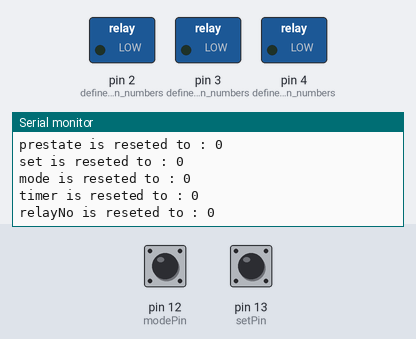
Simulated run of this sketch. Board: Arduino Uno, built with avr-gcc and run on an emulated ATmega328P. On the bench: switched loads named in the sketch (green lamp = pin HIGH), the last lines printed to the serial monitor. The inputs (shaded band) are chosen by the test bench; at power-on: pin 12 (modePin) LOW, pin 13 (setPin) LOW. Pins used as bus, display or sensor lines are not drawn.

Above: at 1.2 s.
1.3 s: pin 12 (modePin) pulled HIGH for 0.15 s
At 2.5 s:
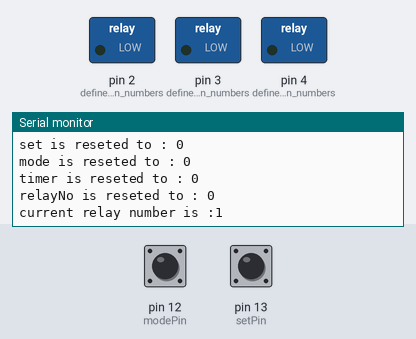
2.9 s: pin 13 (setPin) pulled HIGH for 0.15 s
At 3.6 s:
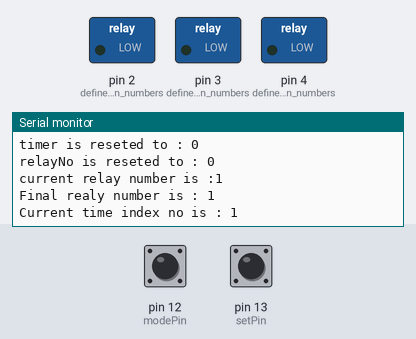
4.5 s: pin 12 (modePin) pulled HIGH for 1 s
At 4.9 s:
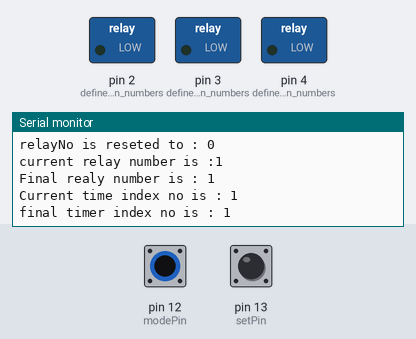

Measured:
- after the input at 1.3 s, the serial monitor: prints a new line at once (image 1)
- after the input at 2.9 s, the serial monitor: prints a new line at once (image 2)
- after the input at 4.5 s, the serial monitor: prints a new line at once (image 3)

The sketch:

Timer_Relay.ino
```cpp
#define setPin 13
#define modePin 12

byte prestate=0;
byte set=0;
byte mode=0;
byte timer=0;
byte relayNo=0;

void setup()
{
  pinMode(4,OUTPUT);//define relay pin numbers ranging from 1-4 (1)
  pinMode(3,OUTPUT);//define relay pin numbers ranging from 1-4 (2)
  pinMode(2,OUTPUT);//define relay pin numbers ranging from 1-4 (3)
  pinMode(1,OUTPUT);//define relay pin numbers ranging from 1-4 (4)

  pinMode(setPin,INPUT);
  pinMode(modePin,INPUT);
  Serial.begin(9600);
}
void loop()
{
  ResetVal();
  RelaySetter();
  TimeSetter();
  RelayWorker();
  ResetVal();
}

//reset varaibles to initial position
void ResetVal()
{
  // reset prestate to '0'
  prestate =0;
  Serial.print("prestate is reseted to : ");
  Serial.println(prestate);
  Serial.println();

  // reset set to '0'
  set=0;
  Serial.print("set is reseted to : ");
  Serial.println(set);
  Serial.println();

  // reset mode to '0'
  mode =0;
  Serial.print("mode is reseted to : ");
  Serial.println(mode);
  Serial.println();

  // reset timer to '0'
  timer=0;
  Serial.print("timer is reseted to : ");
  Serial.println(timer);
  Serial.println();

  // reset relayNo to '0'
  relayNo=0;
  Serial.print("relayNo is reseted to : ");
  Serial.println(relayNo);
  Serial.println();
}

//operates relay for specific interval
void RelayWorker()
{
  switch(timer)
  {

    // Perform relay operation for 10sec interval
    case 1:
    {
      digitalWrite(relayNo,HIGH);
      for(int t=1;t<=1800;t++)
      {
        delay(1000);
      }
      digitalWrite(relayNo,LOW);
      break;
    }

    //perform relay operation of 30sec interval
    case 2:
    {
      digitalWrite(relayNo,HIGH);
      for(int t=1;t<=3600;t++)
      {
        Serial.println();
        Serial.print("current second is ");
        Serial.print(t);
        delay(1000);
      }
      digitalWrite(relayNo,LOW);
      break;
    }

    //perform relay operation of 30sec interval
    case 3:
    {
      digitalWrite(relayNo,HIGH);
      for(int t=1;t<=5400;t++)
      {
        Serial.println();
        Serial.print("current second is ");
        Serial.print(t);
        delay(1000);
      }
      digitalWrite(relayNo,LOW);
      break;
    }

    //perform relay operation of 30sec interval
     case 4:
    {
      digitalWrite(relayNo,HIGH);
      for(int t=1;t<=7200;t++)
      {
        Serial.println();
        Serial.print("current second is ");
        Serial.print(t);
        delay(1000);
      }
      digitalWrite(relayNo,LOW);
      break;
    }
    default:
    {
      Serial.println("select time duration of the relay operation ");
      Serial.println();
    }
  }
  Serial.println();
}


//set timer index number using set button and pressing mode button it continues to next stage
void TimeSetter()
{
  while(mode!=HIGH)
  {
    mode=digitalRead(modePin);
    set=digitalRead(setPin);
    if(set==HIGH && prestate==0)
    {
      timer++;
      prestate++;
      Serial.print("Current time index no is : ");
      Serial.println(timer);
      Serial.println();
      delay(100);
      if(timer>4)
      {
        timer=1;
      }
    }
    else if(set==LOW)
    {
      prestate=0;
    }
  }
  Serial.print("final timer index no is : ");
  Serial.println(timer);
  Serial.println();
}


//selecting relay number by using mode button for relay no and set button for finalizing the relay no
void RelaySetter()
{
  while(set!=HIGH)
  {
    set=digitalRead(setPin);
    mode=digitalRead(modePin);
    if(mode==HIGH && prestate==0)
    {
      relayNo++;
      prestate++;
      Serial.print("current relay number is :");
      Serial.println(relayNo);
      Serial.println();
      delay(100);
      if(relayNo>4)
      {
        relayNo=1;
      }
    }
    else if(mode==LOW)
    {
      prestate=0;
    }
  }
  prestate=0;
  Serial.print("Final realy number is : ");
  Serial.println(relayNo);
  Serial.println();
}
```
